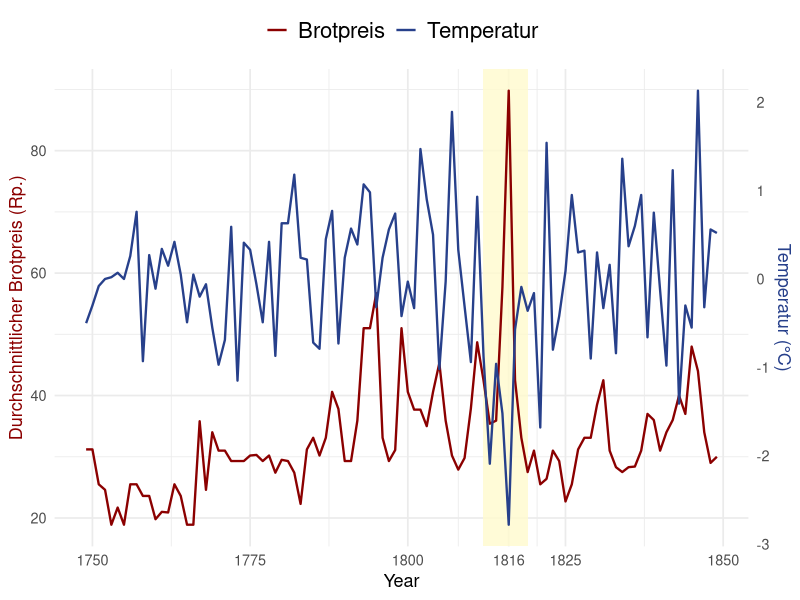

This chart was generated by the following R code:
## ---- chunk 1
library(readr)
library(ggplot2)

df <- read_delim("data/AverageBreadPrice.csv", show_col_types = FALSE)

# Plot
range_price <- range(df$Var1_Average_Bread_Price, na.rm = TRUE)
range_temp <- range(df$Var2_MeanTemp, na.rm = TRUE)
scale_factor <- diff(range_price) / diff(range_temp)
offset <- range_price[1] - scale_factor * range_temp[1]



ggplot(df, aes(x = Year)) +
  annotate("rect",
           xmin = 1812, xmax = 1819,
           ymin = -Inf, ymax = Inf,
           fill = "lemonchiffon", alpha = 0.8) +
  geom_line(aes(y = Var1_Average_Bread_Price, color = "Brotpreis"), linewidth = 0.8) +
  geom_line(aes(y = Var2_MeanTemp * scale_factor + offset, color = "Temperatur"),
            linewidth = 0.8) +
  
  scale_y_continuous(
    name = "Durchschnittlicher Brotpreis (Rp.)",
    sec.axis = sec_axis(~ (. - offset) / scale_factor,
                        name = "Temperatur (°C)",
                        breaks = seq(floor(min(range_temp)), ceiling(max(range_temp)), 1))
  ) +
  
  scale_x_continuous(
    breaks = c(1750, 1775, 1800, 1816, 1825, 1850),
    labels = c("1750", "1775", "1800", "1816", "1825", "1850")
  ) +
  
  
  scale_color_manual(name = NULL,
                     values = c("Brotpreis" = "darkred",
                                "Temperatur" = "royalblue4")) +
  theme_minimal(base_size = 13) +
  theme(
    legend.position = "top",
    legend.text = element_text(size = 16),
    axis.title.y.left  = element_text(color = "darkred"),
    axis.title.y.right = element_text(color = "royalblue4")
  )
